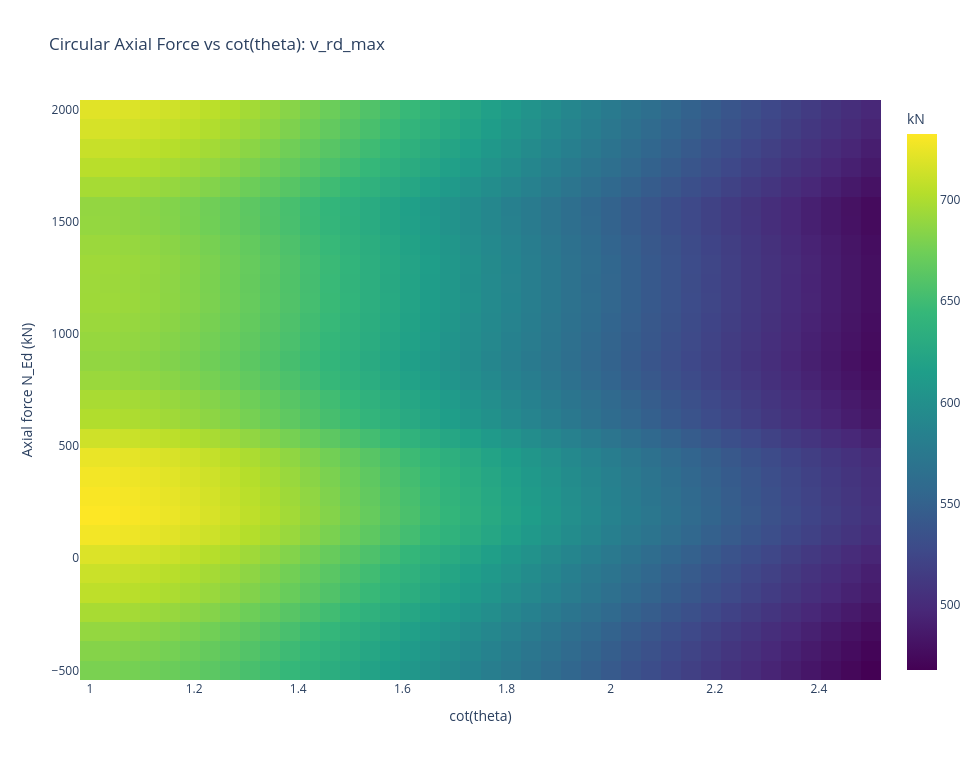

Notebook source saved alongside this figure:
### Code cell
fig_vrdmax = viewer.plot_force_cot_theta_contour(
    load_case=load_case,
    N_min=-500.0,
    N_max=2000.0,
    n_axial=30,
    n_cot=40,
    metric="v_rd_max",
    show=False,
)
fig_vrdmax

### Figure 1 — Plotly figure (JSON) as saved in the notebook; plotly's stock layout.template omitted (floating-point values rounded to 4 significant figures; data arrays with more than 128 entries replaced by an {"elided": "..."} marker saying what was removed)
{"data": [{"colorbar": {"title": {"text": "kN"}}, "colorscale": [[0, "#440154"], [0.1111, "#482878"], [0.2222, "#3e4989"], [0.3333, "#31688e"], [0.4444, "#26828e"], [0.5556, "#1f9e89"], [0.6667, "#35b779"], [0.7778, "#6ece58"], [0.8889, "#b5de2b"], [1, "#fde725"]], "hovertemplate": "cot(theta): %{x:.3f}<br>N_Ed: %{y:.1f} kN<br>v_rd_max: %{z:.3f}<extra></extra>", "name": "v_rd_max", "type": "heatmap", "x": [1.0, 1.038, 1.077, 1.115, 1.154, 1.192, 1.231, 1.269, 1.308, 1.346, 1.385, 1.423, 1.462, 1.5, 1.538, 1.577, 1.615, 1.654, 1.692, 1.731, 1.769, 1.808, 1.846, 1.885, 1.923, 1.962, 2.0, 2.038, 2.077, 2.115, 2.154, 2.192, 2.231, 2.269, 2.308, 2.346, 2.385, 2.423, 2.462, 2.5], "y": [-500.0, -413.8, -327.6, -241.4, -155.2, -68.97, 17.24, 103.4, 189.7, 275.9, 362.1, 448.3, 534.5, 620.7, 706.9, 793.1, 879.3, 965.5, 1052.0, 1138.0, 1224.0, 1310.0, 1397.0, 1483.0, 1569.0, 1655.0, 1741.0, 1828.0, 1914.0, 2000.0], "z": {"elided": "30x40 float values"}}], "layout": {"height": 760, "title": {"text": "Circular Axial Force vs cot(theta): v_rd_max"}, "width": 980, "xaxis": {"title": {"text": "cot(theta)"}}, "yaxis": {"title": {"text": "Axial force N_Ed (kN)"}}}}
